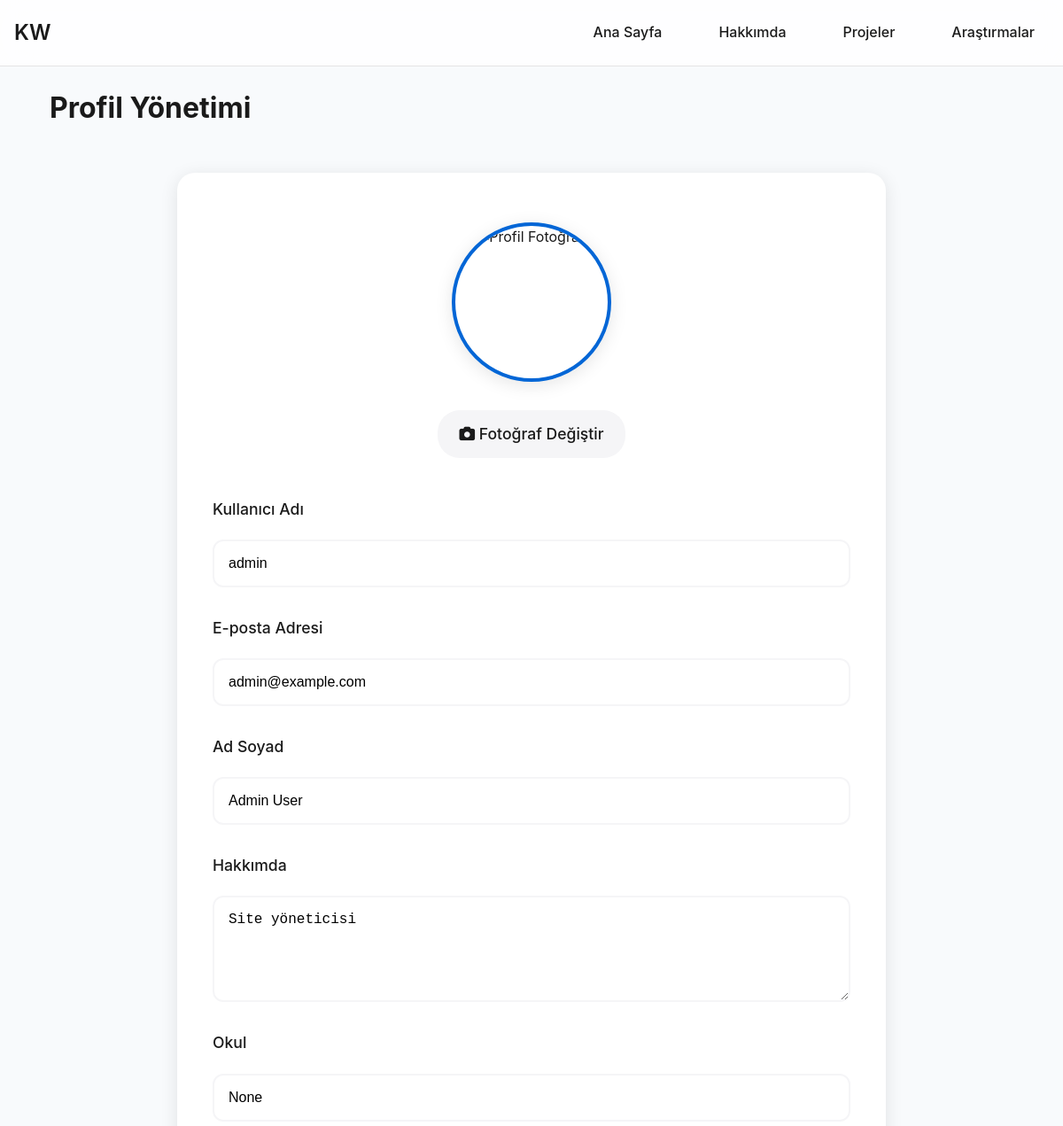
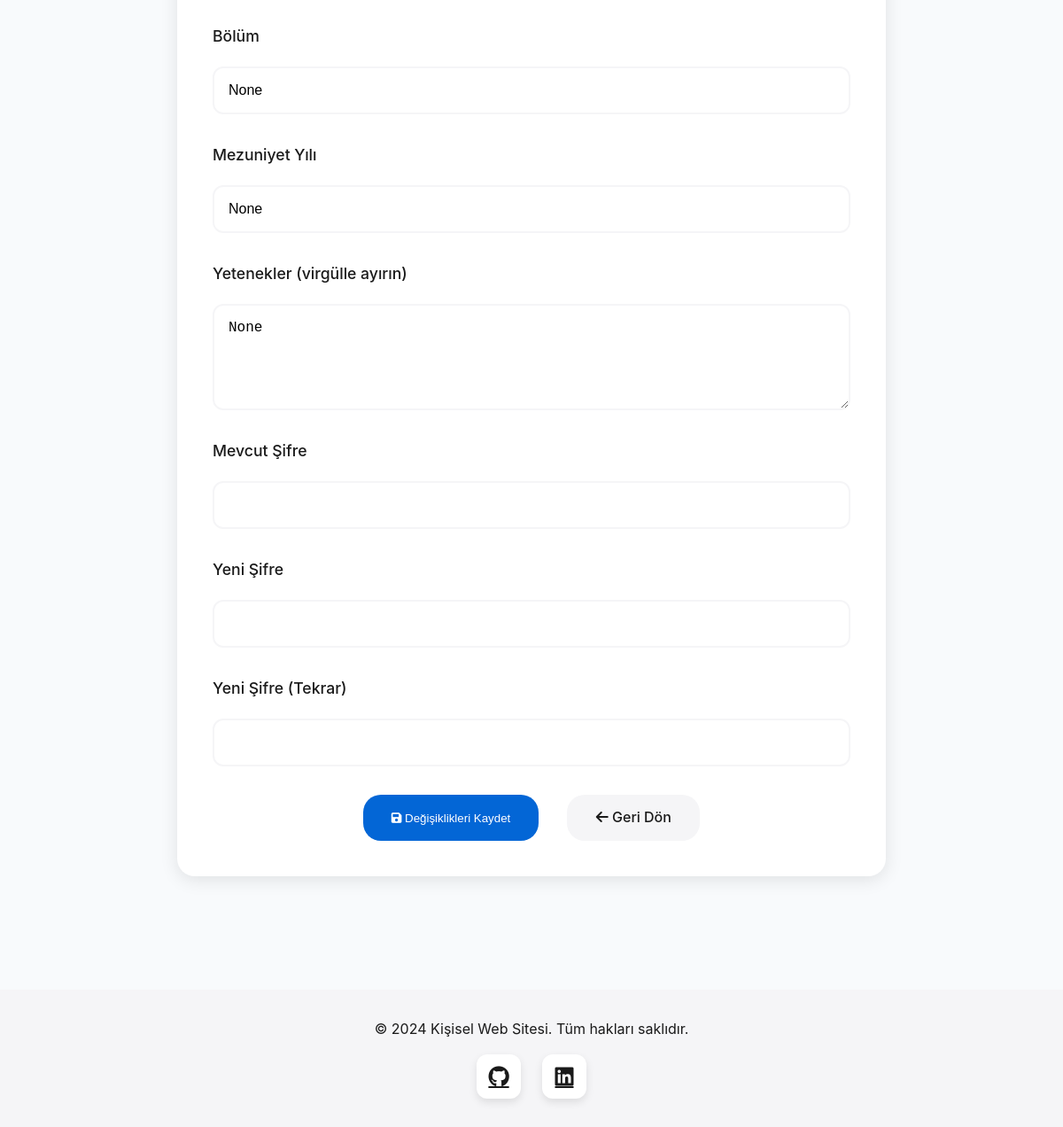
Screenshot of /admin/profile (signed in) with the database file from the repository (2 pictures, top to bottom).
### app.py (models this page shows, shortened)
class User(UserMixin, db.Model):
    id = db.Column(db.Integer, primary_key=True)
    username = db.Column(db.String(80), unique=True, nullable=False)
    password_hash = db.Column(db.String(120), nullable=False)
    email = db.Column(db.String(120), unique=True)
    profile_image = db.Column(db.String(200))
    bio = db.Column(db.Text)
    full_name = db.Column(db.String(100))
    location = db.Column(db.String(100))
    website = db.Column(db.String(200))
    github = db.Column(db.String(200))
    linkedin = db.Column(db.String(200))
    education = db.Column(db.String(200))  # Okul adı
    education_year = db.Column(db.String(50))  # Mezuniyet yılı
    education_field = db.Column(db.String(100))  # Bölüm
    skills = db.Column(db.Text)  # Yetenekler (virgülle ayrılmış)

### app.py (the view, shortened to what this page needs)
@app.route('/admin/profile', methods=['GET', 'POST'])
@login_required
def admin_profile():
    return render_template('admin/profile.html')

### app.py (called while the page is built)
@login_manager.user_loader
def load_user(user_id):
    return User.query.get(int(user_id))

### templates/admin/profile.html (shortened to what this page needs)
{% extends "base.html" %}
{% block content %}
<div class="admin-dashboard">
    <div class="admin-header">
        <h1>Profil Yönetimi</h1>
    </div>
    <form method="POST" action="{{ url_for('admin_profile') }}" enctype="multipart/form-data" class="profile-form">
        <div class="profile-image-section">
            <div class="profile-image-preview">
                <img src="{{ url_for('static', filename='uploads/' + current_user.profile_image) if current_user.profile_image else url_for('static', filename='images/default-profile.jpg') }}" alt="Profil Fotoğrafı">
            </div>
            <div class="file-input-wrapper">
                <label for="profile_image" class="file-input-button">
                    <i class="fas fa-camera"></i> Fotoğraf Değiştir
                </label>
            </div>
        </div>
        <div class="form-group">
            <label for="username">Kullanıcı Adı</label>
            <input type="text" id="username" name="username" value="{{ current_user.username }}" required>
        </div>
        <div class="form-group">
            <label for="email">E-posta Adresi</label>
            <input type="email" id="email" name="email" value="{{ current_user.email }}" required>
        </div>
        <div class="form-group">
            <label for="full_name">Ad Soyad</label>
            <input type="text" id="full_name" name="full_name" value="{{ current_user.full_name }}" required>
        </div>
        <div class="form-group">
            <label for="bio">Hakkımda</label>
            <textarea id="bio" name="bio" rows="4">{{ current_user.bio }}</textarea>
        </div>
        <div class="form-group">
            <label for="education">Okul</label>
            <input type="text" id="education" name="education" value="{{ current_user.education }}">
        </div>
        <div class="form-group">
            <label for="education_field">Bölüm</label>
            <input type="text" id="education_field" name="education_field" value="{{ current_user.education_field }}">
        </div>
        <div class="form-group">
            <label for="education_year">Mezuniyet Yılı</label>
            <input type="text" id="education_year" name="education_year" value="{{ current_user.education_year }}">
        </div>
        <div class="form-group">
            <label for="skills">Yetenekler (virgülle ayırın)</label>
            <textarea id="skills" name="skills" rows="3" placeholder="Örnek: Python, JavaScript, HTML/CSS">{{ current_user.skills }}</textarea>
        </div>
        <div class="form-group">
            <label for="current_password">Mevcut Şifre</label>
            <input type="password" id="current_password" name="current_password">
        </div>
        <div class="form-group">
            <label for="new_password">Yeni Şifre</label>
            <input type="password" id="new_password" name="new_password">
        </div>
        <div class="form-group">
            <label for="confirm_password">Yeni Şifre (Tekrar)</label>
            <input type="password" id="confirm_password" name="confirm_password">
        </div>
        <div class="form-actions">
            <button type="submit" class="btn btn-primary">
                <i class="fas fa-save"></i> Değişiklikleri Kaydet
            </button>
            <a href="{{ url_for('admin_dashboard') }}" class="btn btn-secondary">
                <i class="fas fa-arrow-left"></i> Geri Dön
            </a>
        </div>
    </form>
</div>
{% endblock %}

### static/css/style.css (style rules this page uses)
:root { --primary-color: #0366d6; --secondary-color: #2b6cb0; --text-color: #1a1a1a; --text-light: #4a5568; --background-light: #f8fafc; --white: #ffffff; --background-color: #ffffff; --gray-color: #86868b; --light-gray: #f5f5f7; }
* { margin: 0; padding: 0; box-sizing: border-box; }
body { font-family: 'Inter', -apple-system, BlinkMacSystemFont, 'Segoe UI', Roboto, Oxygen, Ubuntu, Cantarell, 'Open Sans', 'Helvetica Neue', sans-serif; line-height: 1.6; color: var(--text-color); background-color: var(--background-light); }
.btn { display: inline-block; padding: 0.8rem 2rem; border-radius: 20px; text-decoration: none; font-weight: 500; transition: all 0.3s ease; margin: 0 0.5rem; }
.btn-primary { background-color: var(--primary-color); color: white; }
.btn-secondary { background-color: var(--light-gray); color: var(--text-color); }
.form-group { display: grid; gap: 0.5rem; }
.form-group label { font-weight: 500; color: var(--text-color); }
.form-group input, .form-group textarea, .form-group select { padding: 0.8rem; border: 1px solid var(--light-gray); border-radius: 10px; font-size: 1rem; transition: border-color 0.3s ease; }
.btn { display: inline-block; padding: 0.8rem 2rem; border-radius: 20px; text-decoration: none; font-weight: 500; transition: all 0.3s ease; border: none; cursor: pointer; text-align: center; }
.admin-dashboard { padding: 6rem 2rem 2rem; }
.admin-header { display: flex; justify-content: space-between; align-items: center; margin-bottom: 3rem; }
.profile-form { background: white; padding: 2.5rem; border-radius: 20px; box-shadow: 0 4px 20px rgba(0, 0, 0, 0.1); max-width: 800px; margin: 2rem auto; }
.profile-form .form-group { margin-bottom: 2rem; }
.profile-form label { display: block; margin-bottom: 0.75rem; font-weight: 500; color: var(--text-color); font-size: 1.1rem; }
.profile-form input[type="text"], .profile-form input[type="email"], .profile-form input[type="url"], .profile-form input[type="password"], .profile-form textarea { width: 100%; padding: 1rem; border: 2px solid var(--light-gray); border-radius: 12px; font-size: 1rem; transition: all 0.3s ease; }
.profile-form textarea { min-height: 120px; resize: vertical; }
.profile-image-section { text-align: center; margin-bottom: 2rem; }
.profile-image-preview { width: 180px; height: 180px; border-radius: 50%; overflow: hidden; margin: 1rem auto; border: 4px solid var(--primary-color); box-shadow: 0 4px 20px rgba(0, 0, 0, 0.1); transition: all 0.3s ease; }
.profile-image-preview img { width: 100%; height: 100%; object-fit: cover; }
.profile-form .file-input-wrapper { position: relative; display: inline-block; margin-top: 1rem; }
.file-input-button { display: inline-block; padding: 0.8rem 1.5rem; background: var(--light-gray); color: var(--text-color); border-radius: 25px; font-weight: 500; transition: all 0.3s ease; }
.profile-form .form-actions { display: flex; gap: 1rem; margin-top: 2rem; justify-content: center; }
.profile-form .btn { min-width: 150px; }

### rows the page displays
User: username "admin", email "admin@example.com", full_name "Admin User", bio "Site yöneticisi", education "None", education_field "None", education_year "None", skills "None"
